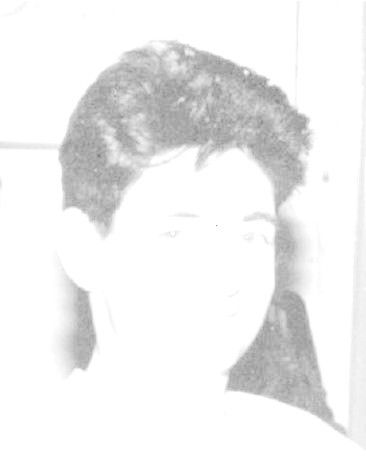
#> input picture parcial_3/lab_10/Logarithm_Operator/logaritmRostroClaro120.jpg, 366 x 474 px
$ python LogarithmOperator.py logaritmRostroClaro120.jpg
#> lines starting #> are read from the running program, lines starting #| are printed output that depends on the picture
import cv2
import numpy as np
from matplotlib import pyplot as plt
import sys
import math

imgReal = cv2.imread(sys.argv[1], cv2.IMREAD_GRAYSCALE) #8 bit por escala de grises
#> imgReal is the input picture: shape (474, 366); min 128, max 255, mean 239.1
img = imgReal

#HISTOGRAMA
f, (ax1, ax2) = plt.subplots(1, 2, sharey=True,figsize=(15, 5))
ax1.hist(img.ravel(),256,[0,256])
ax1.set_title('Imagen Original')
ax1.set_xlabel('Intensidad')
ax1.set_ylabel('Cantidad de pixeles')
cv2.imshow('Imagen Original',img)

#constant c
c = 100
for i in range(len(img)):
    for j in range(len(img[0])):
        new_pixel = c * math.log10(1 + int(img[i][j]))
        if (new_pixel > 255):
            new_pixel = 255
        img[i][j] = np.uint8(new_pixel)
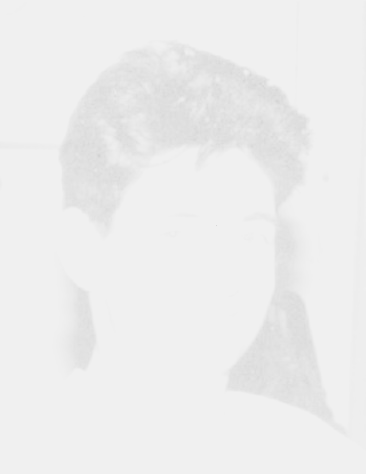
#> img: shape (474, 366); min 211, max 240, mean 237

# am = int(img[0][0])
# print(am)
# print(type(am))

ax2.hist(img.ravel(),256,[0,256])
ax2.set_title('Imagen (Logarithm Operator)')
ax2.set_xlabel('Intensidad')
ax2.set_ylabel('Cantidad de pixeles')
cv2.imshow('Imagen (Logarithm Operator)',img)

# plt.savefig('HistogramaLogaritm3_120.png')
# # Filename
# filename = 'logaritmRostroClaro120.jpg'
# cv2.imwrite(filename, img)

plt.show()
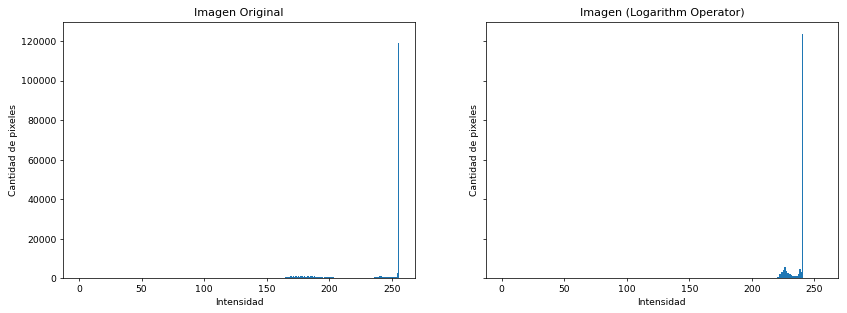
#> figure drawn by matplotlib, 2 panels; panel 1: tallest bar 118826 high, from x = 255 to 256
cv2.waitKey(0)
cv2.destroyAllWindows()
